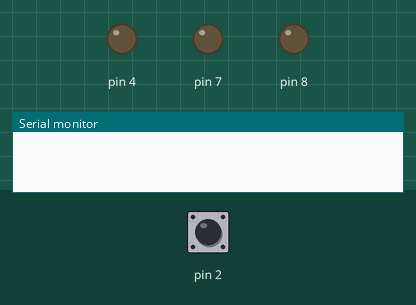
Simulated run of this sketch. Board: Arduino Uno, built with avr-gcc and run on an emulated ATmega328P. Parts: output pins drawn as LEDs (lit = HIGH), the last lines printed to the serial monitor. The test bench sets the inputs (shaded band); at power-on: pin 2 LOW.

Above: at 1.2 s.
1.3 s: pin 2 driven HIGH
3.2 s: pin 2 driven LOW
At 3.6 s:
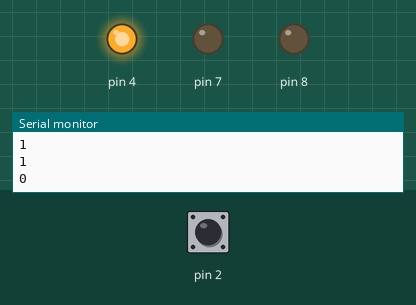
4.7 s: pin 2 pulsed HIGH 5 times (0.12 s each, 0.3 s apart)
At 6.5 s:
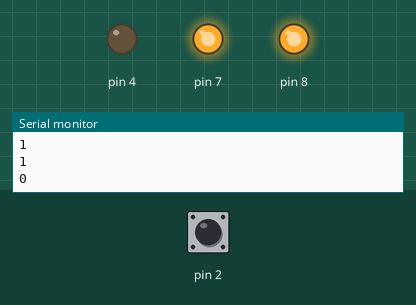
7.7 s: pin 2 pulsed HIGH 2 times (0.12 s each, 0.3 s apart)
At 7.97 s:
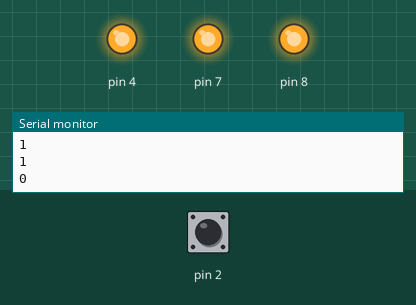
Timing chart, 0 to 10.7 s (numbered marks = the images above; inputs shaded):
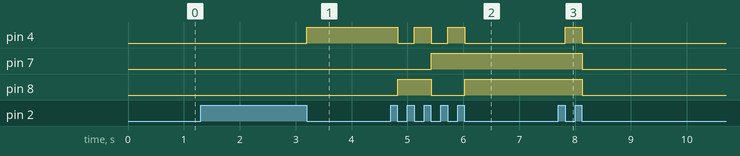

Measured:
- after the input at 3.2 s, pin 4: LOW → HIGH at once
- after the input at 4.7 s, pin 4: alternates HIGH for 0.30 s and LOW for 0.30 s, 5 changes in all, then stays LOW, starting after 0.12 s; pin 7: LOW → HIGH after 0.72 s; pin 8: LOW → HIGH after 0.12 s, → LOW 0.60 s later, → HIGH 0.60 s later
- after the input at 7.7 s, pin 4: LOW → HIGH after 0.12 s, → LOW 0.30 s later; pin 7, pin 8: HIGH → LOW after 0.42 s

The sketch:

Assignment_3_a.ino
```cpp
void setup() {
  // put your setup code here, to run once:
pinMode(7,OUTPUT);
pinMode(4,OUTPUT);
pinMode(8,OUTPUT);
pinMode(2,INPUT);
Serial.begin(9600);
}
int state=0;
void glow()
{
  int a0,a1,a2;
  int k= state;
  a0=k%2;
  k/=2;
  a1=k%2;
  k/=2;
  a2=k%2;
  digitalWrite(7,a2);
  digitalWrite(8,a1);
  digitalWrite(4,a0);

  }
void loop() {
  // put your main code here, to run repeatedly:
int c=digitalRead(2);
if(c==1)
{
  while (c==1)
  {
    c=digitalRead(2);
    Serial.print(c);
    Serial.print("\n");
    };
  state=state+1;
  if(state==8)
  state=0;
  }
glow();
}
```
